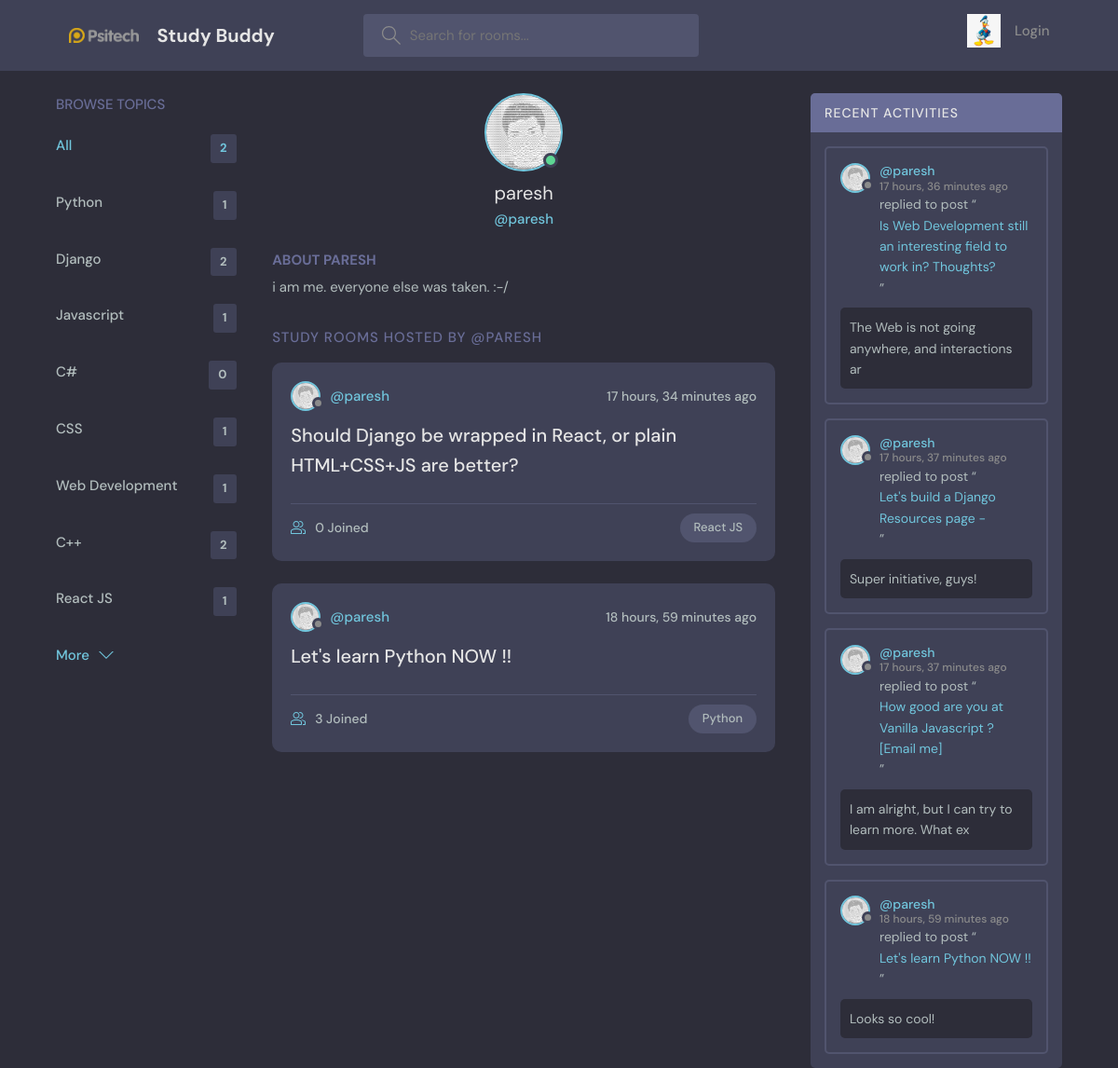
Page /profile/1/ on the committed database.
### base/models.py (models this page shows, shortened)
class User(AbstractUser):
    name = models.CharField(max_length=200, null=True)
    email = models.EmailField(unique=True, null=True)
    bio = models.TextField(null=True)
    avatar = models.ImageField(null=True, default="avatar.svg")
    USERNAME_FIELD: 'email'
    REQUIRED_FIELDS: []

class Topic(models.Model):
    name = models.CharField(max_length=200)

class Room(models.Model):
    host = models.ForeignKey(User,on_delete=models.SET_NULL, null=True)
    topic = models.ForeignKey(Topic,on_delete=models.SET_NULL, null=True)
    name = models.CharField(max_length=200)
    description = models.TextField(null=True, blank=True)
    participants = models.ManyToManyField(User, related_name='participants', blank=True)
    updated = models.DateTimeField(auto_now=True)
    created = models.DateTimeField(auto_now_add=True)
    class Meta:
        ordering = ['-updated', '-created']
    def __str__(self) -> str:
        return self.name

class Message(models.Model):
    user = models.ForeignKey(User, on_delete=models.CASCADE)
    room = models.ForeignKey(Room,on_delete=models.CASCADE)
    body = models.TextField()
    updated = models.DateTimeField(auto_now=True)
    created = models.DateTimeField(auto_now_add=True)
    class Meta:
        ordering = ['-updated', '-created']
    def __str__(self) -> str:
        return self.body[0:50]

### base/views.py (the view)
# urls.py: path('profile/<str:pk>/', views.userProfile, name="user-profile"),
def userProfile(request,pk):
    user = User.objects.get(id=pk)
    rooms = user.room_set.all()
    topics = Topic.objects.all()
    room_messages =  user.message_set.all()
    context={'user':user, 'rooms':rooms, 'topics':topics, 'room_messages':room_messages}
    return render(request, 'base/profile.html', context)

### base/templates/base/profile.html (shortened to what this page needs)
{% extends 'main.html' %}
{% block content %}
  <main class="profile-page layout layout--3">
    <div class="container">
      {% include 'base/topics_component.html' %}
      <div class="roomList">
        <div class="profile">
          <div class="profile__avatar">
            <div class="avatar avatar--large active">
              <img src="{{user.avatar.url}}"/>
            </div>
          </div>
          <div class="profile__info">
            <h3>{{user.username}}</h3>
            <p>@{{user.username}}</p>
          </div>
          <div class="profile__about">
            <h3>About
              {{user.first_name}}</h3>
            <p>
              {{user.bio}}
            </p>
          </div>
        </div>
        <div class="roomList__header">
          <div>
            <h2>Study Rooms Hosted by @{{user.username}}</a>
          </h2>
        </div>
      </div>
      {% include 'base/feed_component.html' %}
    </div>
    {% include 'base/activity_component.html' %}
  </div>
</main>
{% endblock content %}

### templates/main.html (shortened to what this page needs)
<!DOCTYPE html>
{% load static %}
<html lang="en">
  <head>
    <link rel="stylesheet" type="text/css" href="{% static 'styles/style.css' %}"/>
  </head>
  <body>
    {% include 'navbar.html'%}
    {% block content %}{% endblock content %}
  </body>
</html>

### templates/navbar.html (shortened to what this page needs)
{% load static %}
<header class="header header--loggedIn">
  <div class="container">
    <a href="{% url 'home'%}" class="header__logo">
      <img src="{% static '/images/Psitech_logo_new_PRP.png' %}"/>
      <h1>
        Study Buddy</h1>
    </a>
    <form class="header__search" method="GET" action="{% url 'home'%}">
      <label>
        <input name="q" placeholder="Search for rooms..."/>
      </label>
    </form>
    <nav class="header__menu">
      {% if request.user.is_authenticated %}
        <div class="header__user">
          <a href="{% url 'user-profile' user.id %}">
            <div class="avatar avatar--medium active">
              <img src="{{request.user.avatar.url}}"/>
            </div>
            <p>{{request.user.username}}
              <span>@{{request.user.username}}</span></p>
          </a>
          <button class="dropdown-button">
            <svg version="1.1" xmlns="http://www.w3.org/2000/svg" width="32" height="32" viewbox="0 0 32 32">
              <title>chevron-down</title>
              <path d="M16 21l-13-13h-3l16 16 16-16h-3l-13 13z"></path>
            </svg>
          </button>
        </div>
      {% else %}
        <a href="{% url 'login' %}">
          <img src="{% static '/images/avatar.svg' %}"/>
          <p>Login</p>
        </a>
      {% endif %}
    </nav>
  </div>
</header>

### base/templates/base/topics_component.html
<div class="topics">
  <div class="topics__header">
    <h2>Browse Topics</h2>
  </div>
  <ul class="topics__list">
    <li>
      <a href="{% url 'home'%}" class="active">All
        <span>{{rooms.all.count}}</span></a>
    </li>
    {% for topic in topics %}
      <li>
        <a href="{% url 'home' %}?q={{topic.name}}">{{topic.name}}
          <span>{{topic.room_set.all.count}}</span></a>
      </li>
    {% endfor %}
  </ul>
  <a class="btn btn--link" href="{% url 'topics' %}">
    More
    <svg version="1.1" xmlns="http://www.w3.org/2000/svg" width="32" height="32" viewbox="0 0 32 32">
      <title>chevron-down</title>
      <path d="M16 21l-13-13h-3l16 16 16-16h-3l-13 13z"></path>
    </svg>
  </a>
</div>

### base/templates/base/feed_component.html (shortened to what this page needs)
{% for room in rooms %}
  <div class="roomListRoom">
    <div class="roomListRoom__header">
      <a href="{% url 'user-profile' room.host.id %}" class="roomListRoom__author">
        <div class="avatar avatar--small">
          <img src="{{room.host.avatar.url}}"/>
        </div>
        <span>@{{room.host.username}}</span>
      </a>
      <div class="roomListRoom__actions">
        <span>{{room.created|timesince}}
          ago</span>
      </div>
    </div>
    <div class="roomListRoom__content">
      <a href="{% url 'room' room.id %}">{{room.name}}</a>
    </div>
    <div class=" roomListRoom__meta">
      <a href="{% url 'room' room.id %}" class="roomListRoom__joined">
        {{room.participants.all.count}}
        Joined
      </a>
      <p class="roomListRoom__topic">{{room.topic.name}}</p>
    </div>
  </div>
{% endfor %}

### base/templates/base/activity_component.html (shortened to what this page needs)
<div class="activities">
  <div class="activities__header">
    <h2>Recent Activities</h2>
  </div>
  {% for message in room_messages %}
    <div class="activities__box">
      <div class="activities__boxHeader roomListRoom__header">
        <a href="{% url 'user-profile' message.user.id %}" class="roomListRoom__author">
          <div class="avatar avatar--small">
            <img src="{{message.user.avatar.url}}"/>
          </div>
          <p>
            @{{message.user}}
            <span>{{message.created|timesince}}
              ago</span>
          </p>
        </a>
      </div>
      <div class="activities__boxContent">
        <p>replied to post “<a href="{% url 'room' message.room.id %}">{{message.room}}</a>”</p>
        <div class="activities__boxRoomContent">
          <p>{{message}}</p>
        </div>
      </div>
    </div>
  {% endfor %}
</div>

### rows in the picture
User: all.count "2", avatar (picture), username "paresh", first_name "PARESH", bio "i am me. everyone else was taken. :-/", username "PARESH"
Topic: name "Python", room_set.all.count "1"
Topic: name "Django", room_set.all.count "2"
Topic: name "Javascript", room_set.all.count "1"
Topic: name "C#", room_set.all.count "0"
Topic: name "CSS", room_set.all.count "1"
Topic: name "Web Development", room_set.all.count "1"
Topic: name "C++", room_set.all.count "2"
Topic: name "React JS", room_set.all.count "1"
Room: host.avatar (picture), host.username "paresh", created "17 hours, 34 minutes", name "Should Django be wrapped in React, or plain HTML+CSS+JS are better?", participants.all.count "0", topic.name "React JS"
Room: host.avatar (picture), host.username "paresh", created "18 hours, 59 minutes", name "Let's learn Python NOW !!", participants.all.count "3", topic.name "Python"
Message: user.avatar (picture), user "paresh", created "17 hours, 36 minutes", room "Is Web Development still an interesting field to work in? Thoughts?", body "The Web is not going anywhere, and interactions ar"
Message: user.avatar (picture), user "paresh", created "17 hours, 37 minutes", room "Let's build a Django Resources page -", body "Super initiative, guys!"
Message: user.avatar (picture), user "paresh", created "17 hours, 37 minutes", room "How good are you at Vanilla Javascript ? [Email me]", body "I am alright, but I can try to learn more. What ex"
Message: user.avatar (picture), user "paresh", created "18 hours, 59 minutes", room "Let's learn Python NOW !!", body "Looks so cool!"
